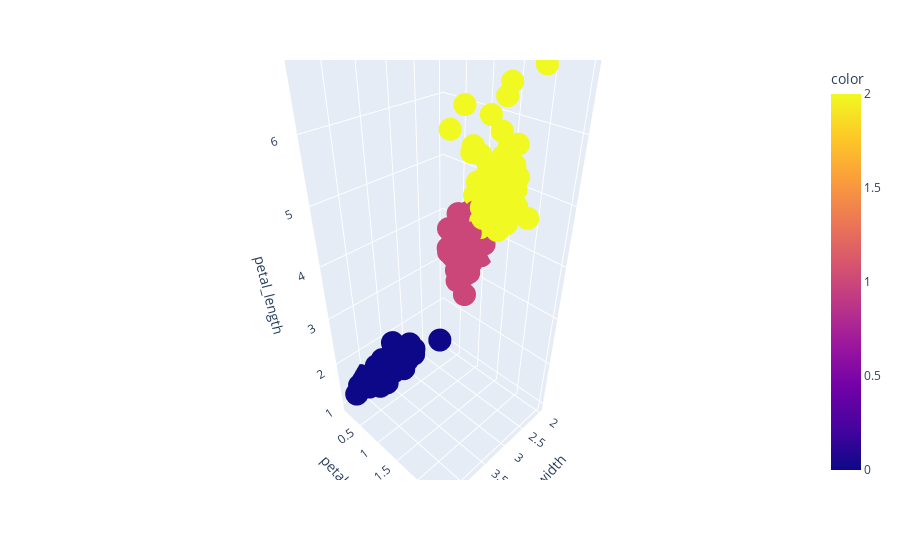

The cell this chart's notebook holds for it:
### Code cell
colors = df["species"].map({"setosa":0, "versicolor":1, "virginica":2})
fig=px.scatter_3d(df, x = "sepal_width", y = "petal_width", z = "petal_length", color = colors)
fig.show()

### Figure 1 — Plotly figure (JSON) as saved in the notebook; plotly's stock layout.template omitted (floating-point values rounded to 4 significant figures; data arrays with more than 128 entries replaced by an {"elided": "..."} marker saying what was removed)
{"data": [{"hovertemplate": "sepal_width=%{x}<br>petal_width=%{y}<br>petal_length=%{z}<br>color=%{marker.color}<extra></extra>", "legendgroup": "", "marker": {"color": {"elided": "150 int values"}, "coloraxis": "coloraxis", "symbol": "circle"}, "mode": "markers", "name": "", "scene": "scene", "showlegend": false, "type": "scatter3d", "x": {"elided": "150 float values"}, "y": {"elided": "150 float values"}, "z": {"elided": "150 float values"}}], "layout": {"coloraxis": {"colorbar": {"title": {"text": "color"}}, "colorscale": [[0, "#0d0887"], [0.1111, "#46039f"], [0.2222, "#7201a8"], [0.3333, "#9c179e"], [0.4444, "#bd3786"], [0.5556, "#d8576b"], [0.6667, "#ed7953"], [0.7778, "#fb9f3a"], [0.8889, "#fdca26"], [1, "#f0f921"]]}, "legend": {"tracegroupgap": 0}, "margin": {"t": 60}, "scene": {"domain": {"x": [0, 1], "y": [0, 1]}, "xaxis": {"title": {"text": "sepal_width"}}, "yaxis": {"title": {"text": "petal_width"}}, "zaxis": {"title": {"text": "petal_length"}}}}}
